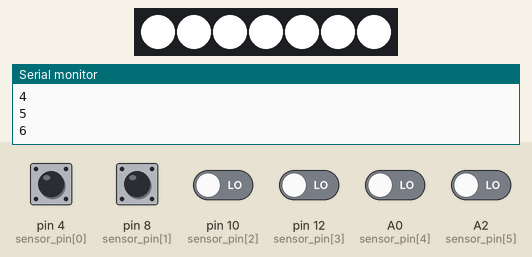
This sketch was run on a simulated Arduino Leonardo, built with avr-gcc and run on an emulated ATmega32U4. On the bench: 7 RGB LEDs in strip order, left to right, the last lines printed to the serial monitor. Inputs (shaded band) come from the test bench; at power-on: A0 (sensor_pin[4]), A2 (sensor_pin[5]), pin 4 (sensor_pin[0]), pin 8 (sensor_pin[1]), pin 10 (sensor_pin[2]), pin 12 (sensor_pin[3]) LOW. Random numbers use the default seed unless the sketch sets one.

Above: at 8.9 s.
At 10.79 s:
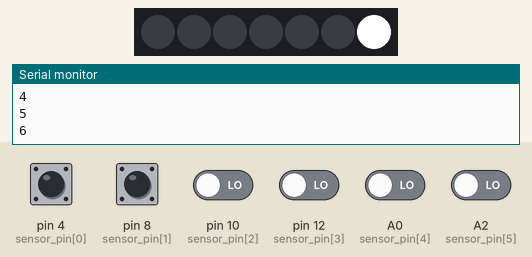
11.1 s: pin 4 (sensor_pin[0]) pulsed HIGH 5 times (0.12 s each, 0.3 s apart)
At 13.7 s:
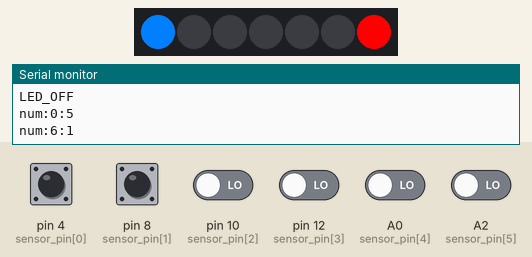
14.7 s: pin 8 (sensor_pin[1]) pulsed HIGH 2 times (0.12 s each, 0.3 s apart)
At 16.2 s:
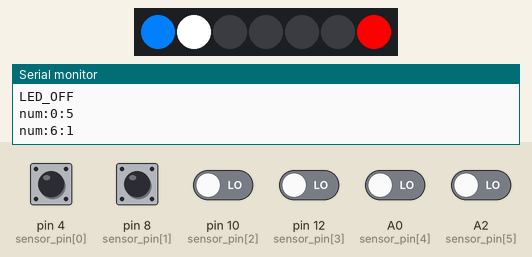
Timing chart, 0 to 17.7 s (numbered marks = the images above; inputs shaded):
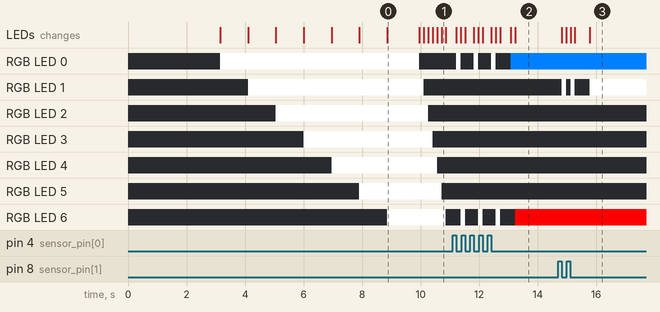

The sketch:

Butterfly_light.ino
```cpp
#include "key.h"
#include "audio.h"

#include <Adafruit_NeoPixel.h>
#define PIN 6
Adafruit_NeoPixel strip = Adafruit_NeoPixel(7, PIN, NEO_GRB + NEO_KHZ800);

uint32_t color[9]=
{
  strip.Color(0, 0, 0), strip.Color(255, 0, 0),strip.Color(255, 165, 0),strip.Color(255, 255, 0),strip.Color(0, 255, 0),strip.Color(0, 127, 255),strip.Color(0, 0, 255),strip.Color(139, 0, 255),strip.Color(255, 255, 255)
  };
  ///==========================
  int sensor_pin[7]=
{
  4,8,10,12,A0,A2,A6
};

int sensor_vol[7]={
  1,2,3,4,5,6,7};
int sensor_vol_cache[7];

//-------------------------
#define music_num_MIN 1		//歌曲最小数，固定
#define music_num_MAX 2	//歌曲最大数，可改

int music_vol=28;  //初始音量0~30


int pin_light[7]=
{
  A6,A5,A4,A3,A2,A1,A0
};

int pin_tone=9;

#define mode 1
int num=0;
int num_cache=0;

boolean sta=false;

boolean led_sta[7]={
  false,false,false,false,false,false,false};

unsigned long time1[7];
unsigned long time2[7];

void setup()
{
  Serial.begin(9600);

  for(int a=0;a<7;a++)
    pinMode(sensor_pin[a],INPUT);
  // There's nothing to set up for this sketch
  // iterate over the notes of the melody:

  key_init();

  strip.begin();	//初始化LED
  strip.show(); // Initialize all pixels to 'off'

  audio_init(DEVICE_TF,MODE_One_END,music_vol);		//初始化mp3模块
  delay(500);

  for(int a=0;a<7;a++)
  {
    colorWipe(color[0], a);
  }

  for(int a=0;a<7;a++)
  {
    colorWipe(color[8], a);
    Serial.println(a);

    audio_choose(a+1);
    audio_play();

    delay(800);

    // colorWipe(color[0], a);
  }

}

void loop()
{

  for(int a=0;a<7;a++)
  {

    //-----------------
    //    if(!)
    {
      if(key_get(sensor_pin[a],1))		//触发时
      {
        //      colorWipe(strip.Color(255, 255, 0), 10);
        sensor_vol_cache[a]++;	//计数
        // Serial.print("+");
        if(sensor_vol_cache[a]>3)
          sensor_vol_cache[a]=3;

        {
          colorWipe(color[8], a);

          num=a;

          audio_choose(a+1);
          audio_play();

          colorWipe(color[0], a);
        }
        //        led_sta[a]=true;

        //      paper_sta=true;	//读取模式

        time1[a]=millis();
      }

      if(millis()-time1[a]>500 && sensor_vol_cache[a]!=0)	//触发，并且闲置超过一秒，结束扫描
      {
        //       led_sta[a]=false;

        //      audio_choose(paper_num);	//播放扫描歌曲
        //      audio_play();
        if(sensor_vol_cache[a]==1)
        {
          colorWipe(color[0], a);
          Serial.println("LED_OFF");
        }
        else if(sensor_vol_cache[a]==2)
        {
          colorWipe(color[8], a);
        }
        else
        {
          randomSeed(millis()%1000);
          sensor_vol[a]=random(1,7);
          //sensor_vol[a]=sensor_vol_cache[a]-1;
          Serial.println("");
          Serial.print("num:");
          Serial.print(a);
          Serial.print(":");
          Serial.print(sensor_vol[a]);

          colorWipe(color[sensor_vol[a]], a);
        }

        sensor_vol_cache[a]=0;		//归零 等待下次扫描

        //      paper_sta=false;	//读取模式结束
      }
    }
  }

  delay(1);
}


// Fill the dots one after the other with a color
void colorWipe(uint32_t c, uint8_t i) {
  // for(uint16_t i=0; i<strip.numPixels(); i++)
  {
    strip.setPixelColor(i, c);
    strip.show();
  }
}
```

audio.h
```cpp
#include "arduino.h"

#define AUDIO_PORT Serial1

byte sn_reset[4]=
{
  0x7E,0x02,0x0C,0xEF
};

byte sn_choose[6]=
{
  0x7E,0x04,0x03,0x00,0x01,0xEF
};

byte sn_vol[5]=
{
  0x7E,0x03,0x06,0x18,0xEF
};

byte sn_device[5]=
{
  0x7E,0x03,0x09,0x01,0xEF
};

byte sn_pause[4]=
{
  0x7E,0x02,0x0E,0xEF
};

byte sn_play[4]=
{
  0x7E,0x02,0x0D,0xEF
};

byte sn_mode[5]=
{
  0x7E,0x03,0x11,0x00,0xEF
};

byte sn_eq[5]=
{
  0x7E,0x03,0x07,0x01,0xEF
};

//-----------------------------
void audio_pause()
{
  AUDIO_PORT.write(sn_pause,4);
  delay(50);
}

void audio_play()
{
  AUDIO_PORT.write(sn_play,4);
  delay(50);
}

//play eq    (Normal/Pop/Rock/Jazz/Classic/Base)  0-5
void audio_eq(byte _audio_eq)
{
  sn_mode[3]=_audio_eq;
  AUDIO_PORT.write(sn_eq,5);
  delay(100);
}

#define MODE_loopAll 0
#define MODE_loopOne 1
#define MODE_One_STOP 2
#define MODE_One_END  4
//play mode    (ALL/FOL/ONE/RAM/ONE_STOP)  0-4
void audio_mode(byte _audio_mode)
{
  sn_mode[3]=_audio_mode;
  AUDIO_PORT.write(sn_mode,5);
  delay(100);
}

#define DEVICE_Flash  5
#define DEVICE_TF  1
//device select    (U/TF/AUX/SLEEP/FLASH)  0-4
void audio_device(byte _audio_device)
{
  sn_device[3]=_audio_device;
  AUDIO_PORT.write(sn_device,5);
  delay(1500);
}

void audio_vol(byte _audio_vol)
{
  sn_vol[3]=_audio_vol;
  AUDIO_PORT.write(sn_vol,5);
  delay(50);
}

void audio_choose(byte _audio_choose)
{
  sn_choose[4]=_audio_choose;
  AUDIO_PORT.write(sn_choose,6);
  delay(100);
}

void audio_reset()
{
  AUDIO_PORT.write(sn_reset,4);
  delay(500);
}

void audio_init(int _audio_init_device,int _audio_init_mode,int _audio_init_vol)
{
  AUDIO_PORT.begin(9600);
  delay(500);
  audio_reset();
  audio_device(_audio_init_device);
  audio_mode(_audio_init_mode);
  audio_vol(_audio_init_vol);
//audio_choose(1);
//audio_pause();
}
```

key.h
```cpp
#include "arduino.h"

boolean key[NUM_DIGITAL_PINS];			//按键
boolean key_cache[NUM_DIGITAL_PINS];		//检测按键松开缓存

void key_init()
{
  for(int a=0;a<NUM_DIGITAL_PINS;a++)
  {
    key[a]=LOW;
    key_cache[a]=HIGH;
  }
}

boolean key_get(int _key_pin,boolean _key_type)
{
  key_cache[_key_pin]=key[_key_pin];		//缓存作判断用

  key[_key_pin]=!digitalRead(_key_pin);	//触发时

  switch(_key_type)
  {
  case 0:
    if(!key[_key_pin] && key_cache[_key_pin])		//按下松开后
      return true;
    else
      return false;
    break;
  case 1:
    if(key[_key_pin] && !key_cache[_key_pin])		//按下松开后
      return true;
    else
      return false;
    break;
  }
}
```

Measured:
- after the input at 11.1 s, RGB LED 0: off → RGB(255, 255, 255) after 0.12 s, then repeats every 0.60 s: off 0.45 s, RGB(255, 255, 255) 0.15 s, until it stays RGB(0, 127, 255) from 13.1 s; RGB LED 6: off → RGB(255, 255, 255) after 0.27 s, then repeats every 0.60 s: off 0.45 s, RGB(255, 255, 255) 0.15 s, until it stays RGB(255, 0, 0) from 13.2 s
- after the input at 14.7 s, RGB LED 1: goes RGB(255, 255, 255) 0.15 s, off 0.15 s, RGB(255, 255, 255) 0.15 s, off 0.50 s, then RGB(255, 255, 255), starting after 0.12 s; the LEDs: change after 0.12 s (image 3)
- what the display in image 0 shows lasts 1.1 s, from 8.9 s to 10.0 s
